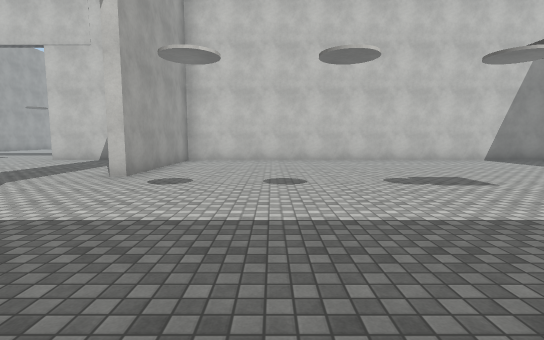
View 1 (above)

17 first-person views from a walk through a scene from a Unity 3-D project. The camera is 1.5 m above the floor, tilts 6° down and sees 85° across. The floor is counted in squares, 2 m on a side. Each view is taken from the middle of a square. On the plan, view 1 faces up. The plan holds only what a view shows up to about 10 squares ahead; the rest is blank. The player is left out. Surface patterns are stand-ins for the level's own textures.

View 2
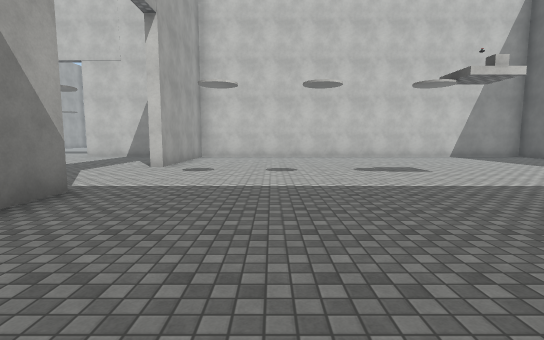

View 3
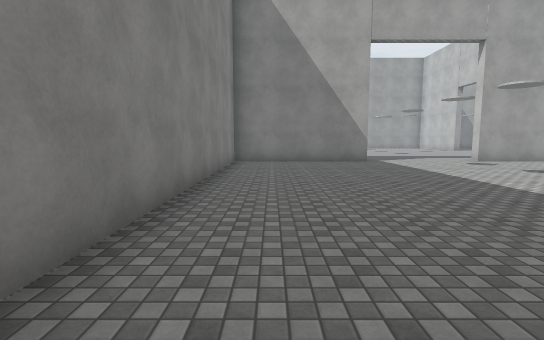

View 4
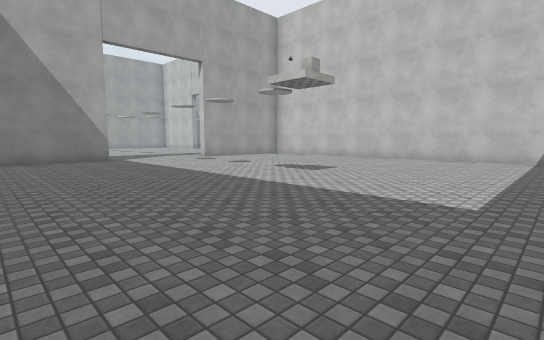

View 5
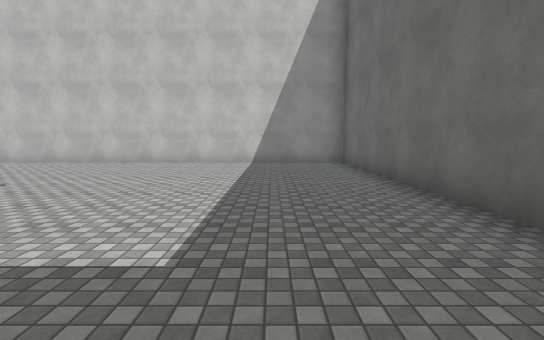

View 6
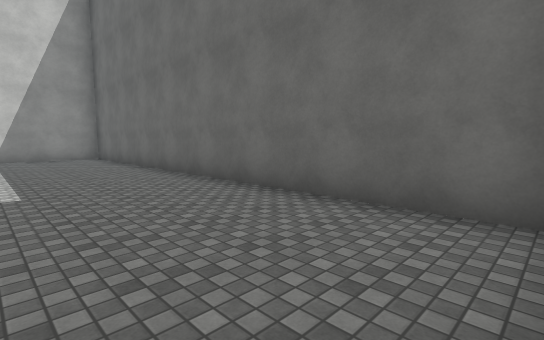

View 7
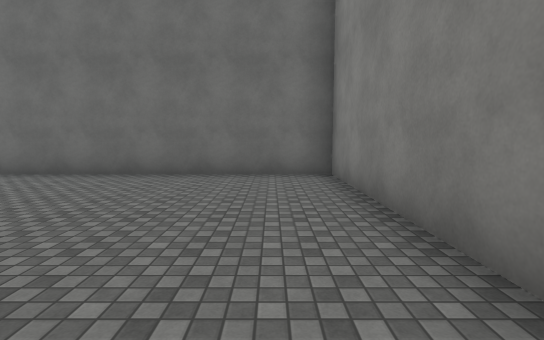

View 8
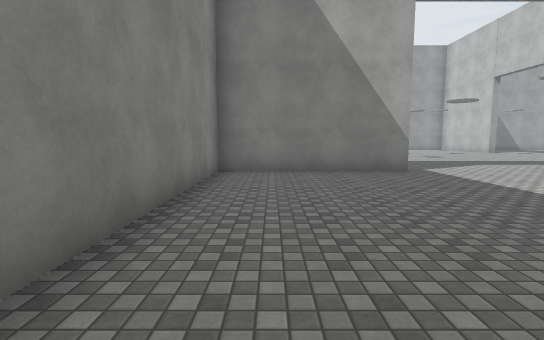

View 9
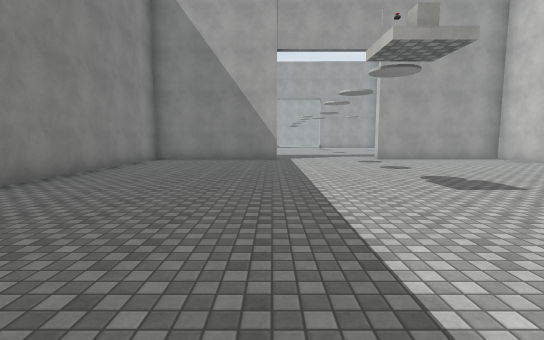

View 10
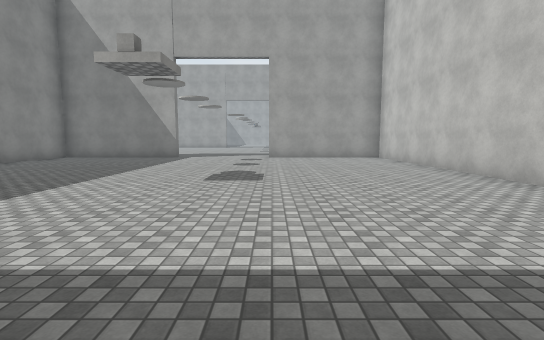

View 11
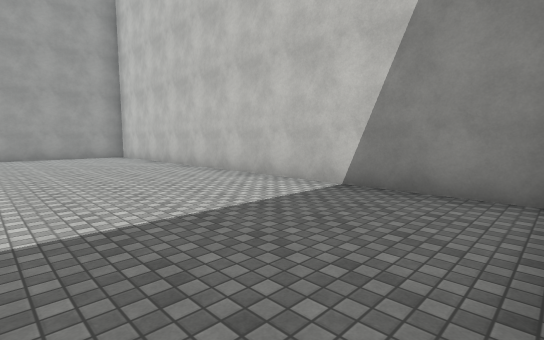

View 12
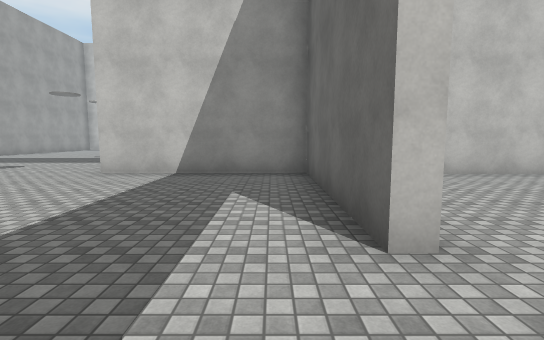

View 13
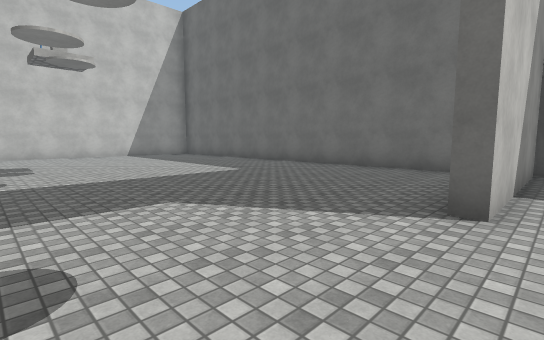

View 14
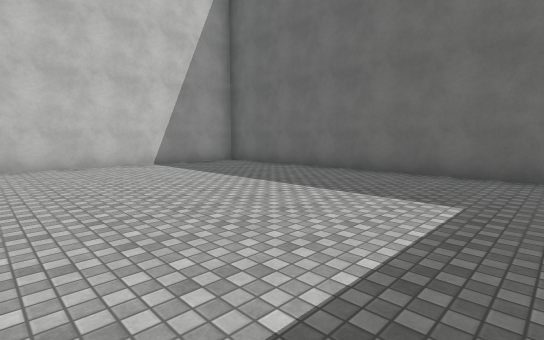

View 15
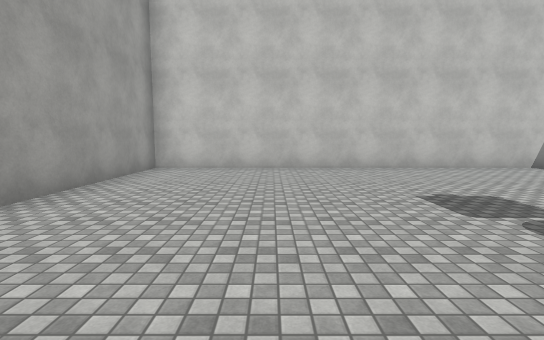

View 16
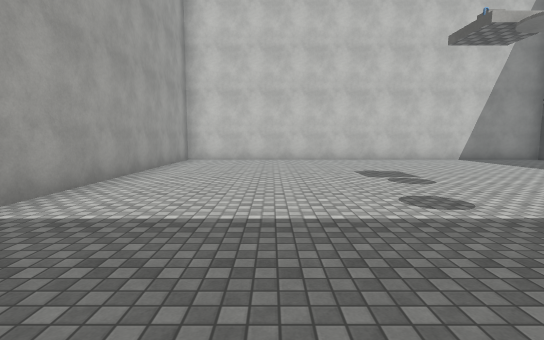

View 17
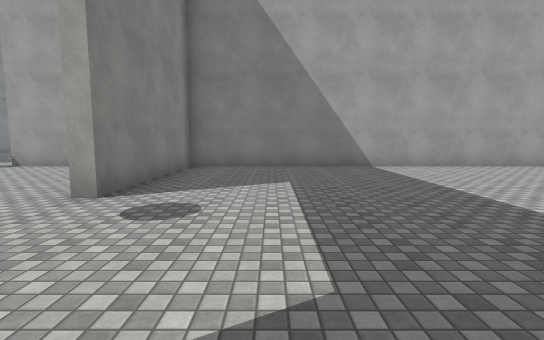

### Floor plan
Points are (right, up) in squares from view 1. A wall is a line through its corners. A room is listed if a view was taken in it or the views show most of it. See-through windows are left out.
Room 1 (views 1, 2, 3, 4, 5, 6, 7, 8, 9, 10, 11)
walls: (-2.9, 2.2) (-2.9, -2.3) (10.2, -2.3) (10.2, 10.3) (-2.1, 10.3); (-2.9, 10) (-2.9, 5.9)
ways out: opening at (-3, 4) to room 2
Room 2 (view 12)
walls: (-3.2, 5.9) (-3.2, 10.5) (-7.8, 10.5); (-16, 7.5) (-16, 5.9)
ways out: opening at (-3, 4) to room 1; opening at (-9.5, 10.2) to room 3
Room 3 (views 13, 14, 15, 16, 17)
walls: (-7.8, 10.5) (-7.8, 10.9); (-3.4, 11.8) (-3.4, 22.8); (-4.4, 23.6) (-16, 23.6) (-16, 10.8) (-11.7, 10.8) (-11.7, 10.4)
ways out: opening at (-9.5, 10.2) to room 2

Where each view was taken, in squares from view 1:
view 1: 0 up, 0 right, facing up
view 2: 2 down, 0 right, facing up
view 3: 1 down, 7 right, facing left
view 4: 1 down, 8 right, facing up-left
view 5: 1 up, 8 right, facing up
view 6: 2 down, 7 right, facing up-right
view 7: 1 down, 4 right, facing right
view 8: 1 down, 4 right, facing left
view 9: 2 up, 8 right, facing left
view 10: 6 up, 9 right, facing left
view 11: 6 up, 10 right, facing up-left
view 12: 4 up, 4 left, facing up
view 13: 10 up, 11 left, facing up-right
view 14: 15 up, 10 left, facing up-right
view 15: 16 up, 13 left, facing up
view 16: 13 up, 13 left, facing up
view 17: 13 up, 8 left, facing left
